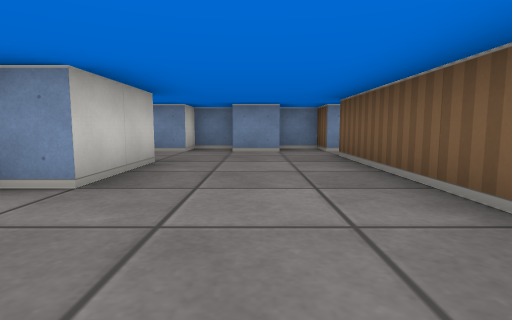
View 1 (above)

17 first-person views from a walk through a cub3D level. The camera is about half as high as the walls, tilts 6° down and sees 80° across. The floor is counted in squares. Each view is taken from the middle of a square. On the plan, view 1 faces up. The plan holds only what a view shows up to about 9 squares ahead; the rest is blank.

View 2
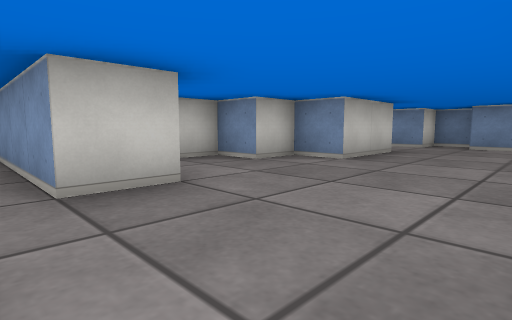

View 3
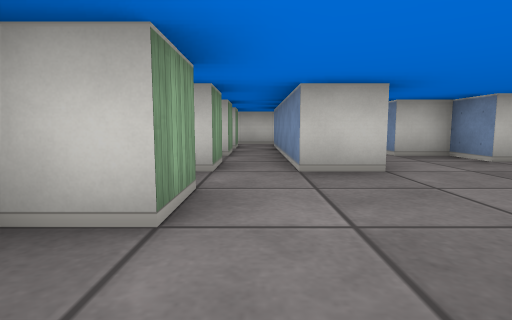

View 4
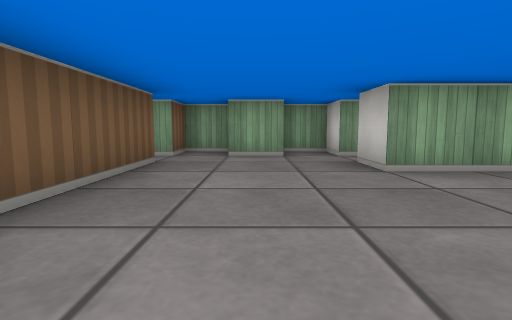

View 5
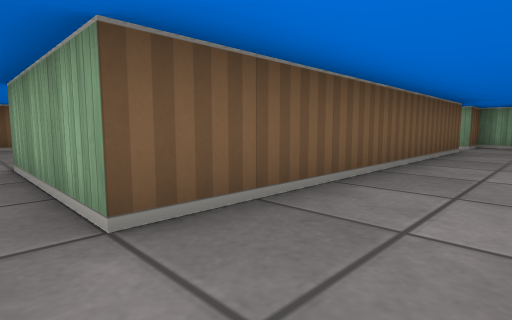

View 6
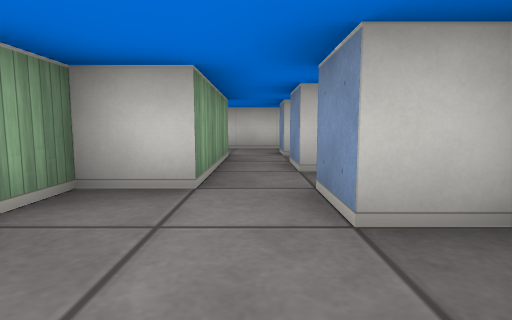

View 7
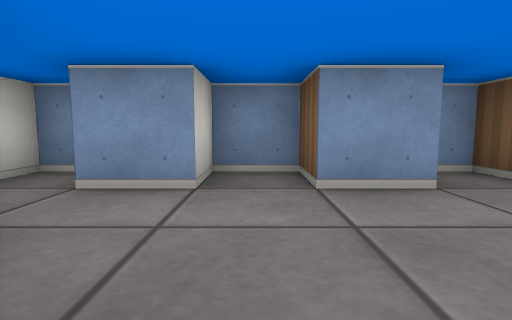

View 8
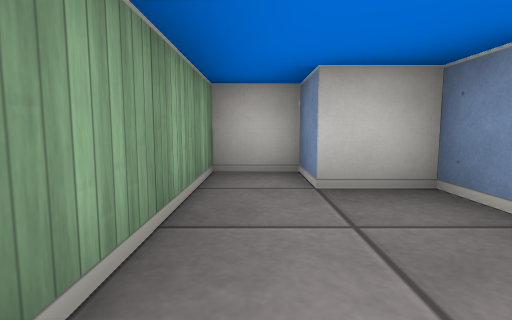

View 9
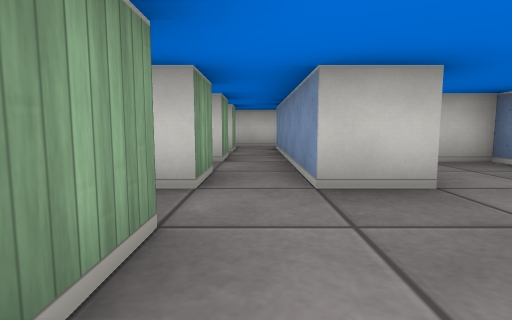

View 10
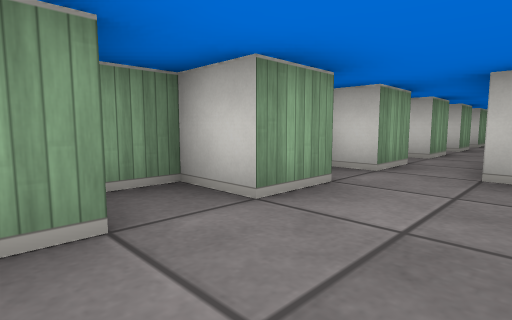

View 11
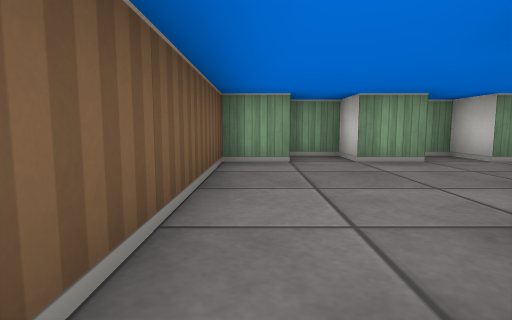

View 12
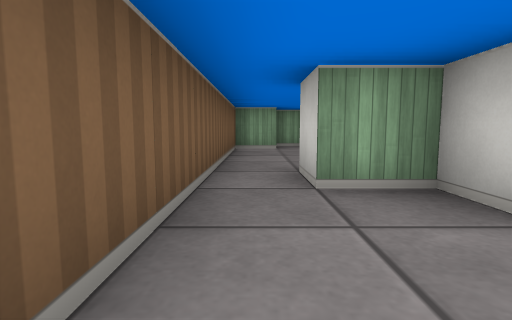

View 13
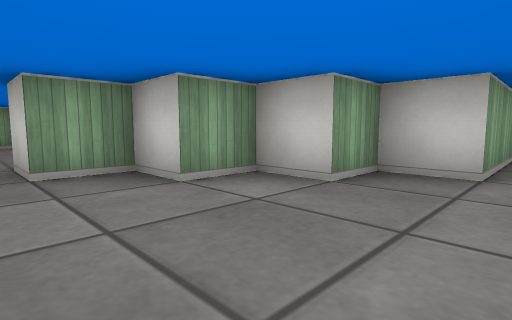

View 14
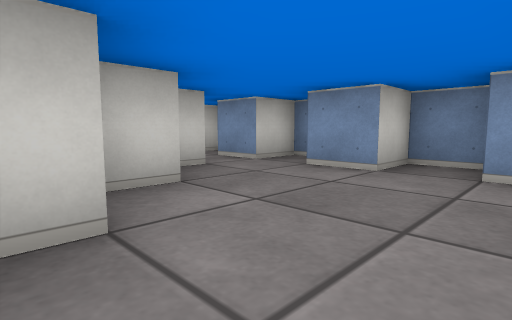

View 15
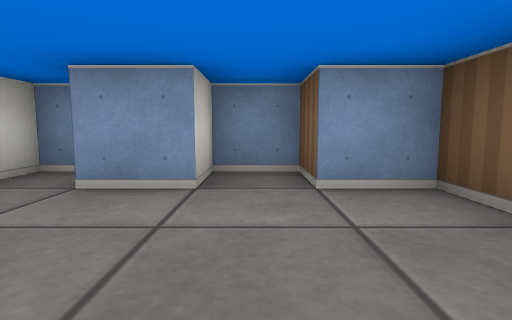

View 16
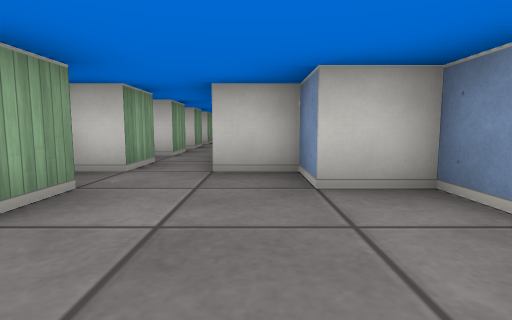

View 17
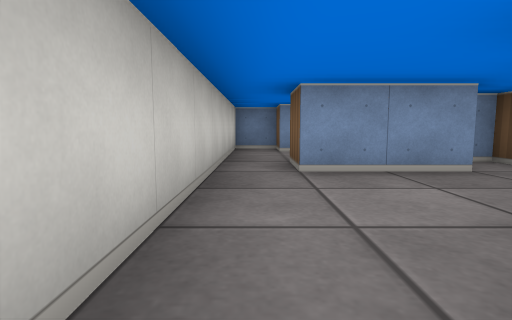

### Floor plan
Key: @ floor where view 1 was taken; # wall or solid block; . floor.
Columns run from 8 left of view 1 to 9 right of it. Each row starts with its distance up from view 1.
  8 #################
  7 #.#.#.#.#.#.#.#.##
  6 #................#
  5 #..###....###....#
  4 #.##.##...####...#
  3 #....##...#  ##..#
  2 #...##....#  ###.#
  1 #..##.....#  ##..#
  0 #. #....@.####...#
 -1 # #####...###....#
 -2 #................#
 -3 # # #.#.#.#.#.#.##
 -4       ###########

Where each view was taken, in squares from view 1:
view 1: 0 up, 0 right, facing up
view 2: 2 down, 1 right, facing up-left
view 3: 2 down, 2 right, facing left
view 4: 3 up, 0 right, facing down
view 5: 6 up, 0 right, facing down-right
view 6: 6 up, 0 right, facing left
view 7: 4 up, 1 left, facing up
view 8: 0 up, 1 left, facing left
view 9: 2 down, 1 right, facing left
view 10: 1 down, 8 right, facing down-left
view 11: 2 up, 8 right, facing down
view 12: 5 up, 8 right, facing down
view 13: 6 up, 8 right, facing down-left
view 14: 3 up, 8 right, facing up-left
view 15: 4 up, 7 right, facing up
view 16: 1 down, 8 right, facing left
view 17: 0 up, 7 left, facing up
